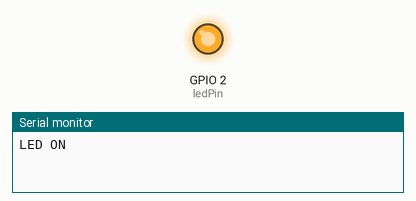
Recording of a sketch running on a simulated ESP32. Shown: output pins drawn as LEDs (lit = HIGH), the last lines printed to the serial monitor.

Above: at 2.5 s.
At 7.5 s:
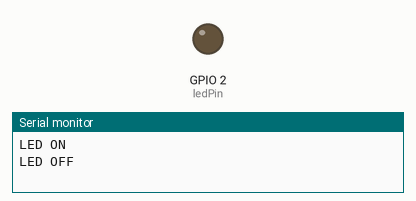
Timing chart, 0 to 13.0 s (numbered marks = the images above):
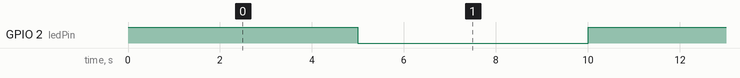

Measured:
- by itself, GPIO 2 (ledPin): alternates HIGH for 5.0 s and LOW for 5.0 s

The sketch:

original_test.ino
```cpp
// 定义LED引脚，ESP32通常板载LED连接在GPIO 2
const int ledPin = 2;

void setup() {
  // 初始化串口通信，设置波特率为115200
  Serial.begin(115200);
  // 将LED引脚设置为输出模式
  pinMode(ledPin, OUTPUT);
}

void loop() {
  digitalWrite(ledPin, HIGH);  // 点亮LED
  Serial.println("LED ON");    // 串口输出提示
  delay(5000);                 // 保持5秒（5000毫秒）

  digitalWrite(ledPin, LOW);   // 熄灭LED
  Serial.println("LED OFF");   // 串口输出提示
  delay(5000);                 // 保持5秒
}
```
